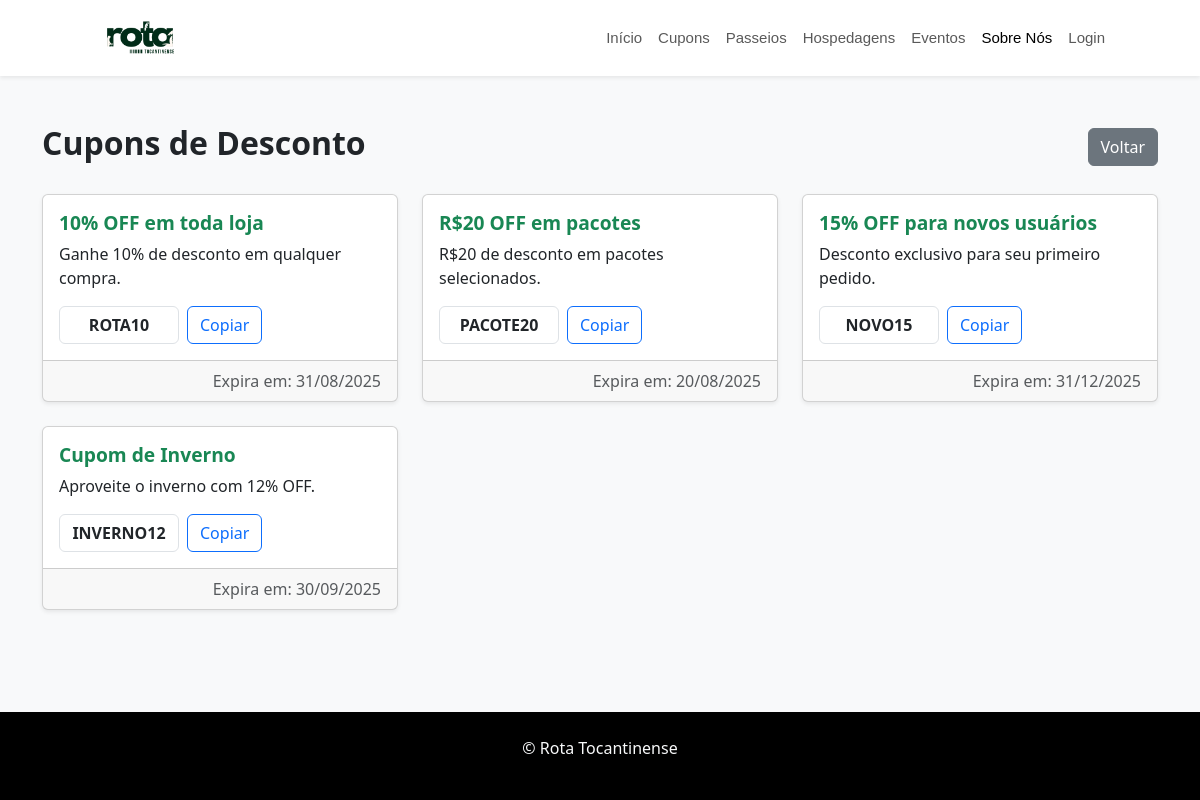
Screenshot of /cupons/ with the database file from the repository.
### Home/models.py (models this page shows, shortened)
class Cupom(models.Model):
    titulo = models.CharField(max_length=100)
    descricao = models.TextField()
    codigo = models.CharField(max_length=30)
    validade = models.DateField()

### Home/views.py (the view)
# urls.py: path('cupons/', views.cupons, name='cupons'),
def cupons(request):
    cupons = Cupom.objects.all()
    return render(request, 'home/cupons.html', {'cupons': cupons})

### templates/home/cupons.html (shortened to what this page needs)
{% load static %}
<!DOCTYPE html>
<html lang="pt-br">
<head>
    <link rel="stylesheet" href="{% static 'css/style.css' %}">
    <link href="https://cdn.jsdelivr.net/npm/bootstrap@5.3.3/dist/css/bootstrap.min.css" rel="stylesheet">
</head>
<body class="bg-light d-flex flex-column min-vh-100">
    <nav class="navbar navbar-expand-lg navbar-light bg-white shadow-sm">
        <div class="container">
            <a class="navbar-brand fw-bold" href="{% url 'inicio' %}">
                <img src="{% static 'img/Design sem nome.png' %}" alt="Logo Rota Tocantinense" height="50">
            </a>
            <div class="collapse navbar-collapse justify-content-end" id="navbarNav">
                <ul class="navbar-nav">
                    <li class="nav-item"><a class="nav-link" href="{% url 'inicio' %}">Início</a></li>
                    <li class="nav-item"><a class="nav-link" href="{% url 'cupons' %}">Cupons</a></li>
                    <li class="nav-item"><a class="nav-link" href="{% url 'passeios' %}">Passeios</a></li>
                    <li class="nav-item"><a class="nav-link" href="{% url 'hospedagens' %}">Hospedagens</a></li>
                    <li class="nav-item"><a class="nav-link" href="{% url 'eventos' %}">Eventos</a></li>
                    <li class="nav-item"><a class="nav-link active" href="{% url 'sobrenos' %}">Sobre Nós</a></li>
                    <li class="nav-item">
                        {% if user.is_authenticated %}
                            <a class="nav-link" href="{% url 'perfil' %}">{{ user.first_name|default:user.username }}</a>
                        {% else %}
                            <a class="nav-link" href="{% url 'login' %}">Login</a>
                        {% endif %}
                    </li>
                </ul>
            </div>
        </div>
    </nav>
    <div class="container my-5 flex-grow-1">
        <div class="d-flex justify-content-between align-items-center mb-4">
            <h2 class="fw-bold">Cupons de Desconto</h2>
            <a href="{% url 'inicio' %}" class="btn btn-secondary">Voltar</a>
        </div>
        <div class="row row-cols-1 row-cols-md-2 row-cols-lg-3 g-4">
            {% for cupom in cupons %}
            <div class="col">
                <div class="card h-100 shadow-sm">
                    <div class="card-body d-flex flex-column justify-content-between">
                        <div>
                            <h5 class="card-title text-success fw-bold">{{ cupom.titulo }}</h5>
                            <p class="card-text">{{ cupom.descricao }}</p>
                        </div>
                        <div class="d-flex align-items-center mt-3">
                            <input type="text" class="form-control me-2 text-center fw-bold" value="{{ cupom.codigo }}" id="cupom{{ forloop.counter }}" readonly style="max-width: 120px;">
                            <button class="btn btn-outline-primary" onclick="copiarCupom('cupom{{ forloop.counter }}')">Copiar</button>
                        </div>
                    </div>
                    <div class="card-footer text-muted text-end">
                        Expira em: {{ cupom.validade|date:"d/m/Y" }}
                    </div>
                </div>
            </div>
            {% empty %}
            <p class="text-center">Nenhum cupom disponível no momento.</p>
            {% endfor %}
        </div>
    </div>
    <footer class="bg-black text-light py-4">
        <div class="container text-center">
            <p>© Rota Tocantinense</p>
        </div>
    </footer>
</body>
</html>

### Home/static/css/style.css (style rules this page uses)
nav.navbar { background-color: white !important; font-family: 'Lucida Sans', 'Lucida Sans Regular', 'Lucida grande', 'Lucida Sans Unicode', Geneva, Verdana, sans-serif !important; font-size: 15px !important; padding-right: 5em !important; padding-left: 5em !important; z-index: 1050 !important; position: relative !important; }
.card-title { font-size: 1.2rem !important; }

### rows the page displays
Cupom: titulo "10% OFF em toda loja", descricao "Ganhe 10% de desconto em qualquer compra.", codigo "ROTA10", validade "31/08/2025"
Cupom: titulo "R$20 OFF em pacotes", descricao "R$20 de desconto em pacotes selecionados.", codigo "PACOTE20", validade "20/08/2025"
Cupom: titulo "15% OFF para novos usuários", descricao "Desconto exclusivo para seu primeiro pedido.", codigo "NOVO15", validade "31/12/2025"
Cupom: titulo "Cupom de Inverno", descricao "Aproveite o inverno com 12% OFF.", codigo "INVERNO12", validade "30/09/2025"
